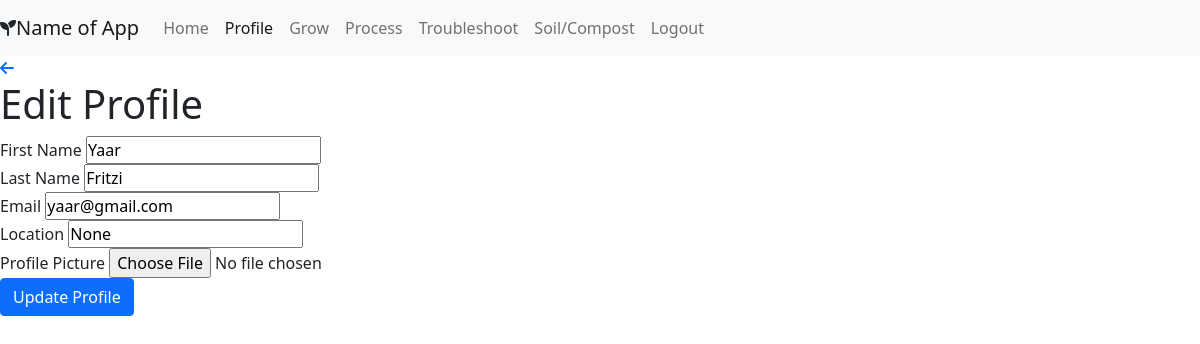
Page /profile/2/edit (signed in) on the earlier database version.
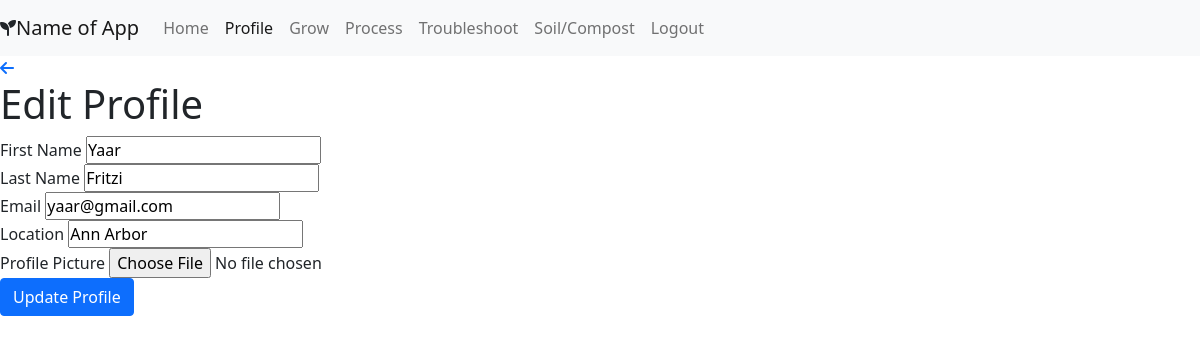
Same page on the later database version.
### portfolio/models.py (models this page shows, shortened)
class User(models.Model):
    first_name = models.CharField(max_length=45)
    last_name = models.CharField(max_length=45)
    location = models.TextField(null = True)
    email = models.TextField()
    password = models.TextField()
    profile_pic = models.ImageField(null=True, blank=True)
    created_at = models.DateTimeField(auto_now_add=True)
    updated_at = models.DateTimeField(auto_now=True)
    objects = UserManager()

### portfolio/views.py (the view)
# urls.py: path('profile/<int:user_id>/edit', views.edit_profile),
def edit_profile(request, user_id):
    if 'user_id' not in request.session:
        return redirect('/')
    context={
        'current_user' : User.objects.get(id = user_id),
    }
    return render(request, "edit_profile.html", context)

### portfolio/templates/edit_profile.html (shortened to what this page needs)
<!DOCTYPE html>
<html lang="en">
<head>
    <link href="https://cdn.jsdelivr.net/npm/bootstrap@5.0.0-beta3/dist/css/bootstrap.min.css" rel="stylesheet"
>
    <link rel="stylesheet" href="https://cdn.jsdelivr.net/npm/bootstrap-icons@1.4.1/font/bootstrap-icons.css">
    {% load static %}
    <link rel="stylesheet" href="{% static 'css/styles.css' %}">
</head>
<body>
    <div>
        <nav class="navbar navbar-expand-lg navbar-light bg-light sticky-top">
            <i class="fas fa-seedling"></i><a class="navbar-brand" href="/home"> Name of App</a>
            <div class="collapse navbar-collapse" id="navbarNavAltMarkup">
                <div class="navbar-nav">
                    <a class="nav-item nav-link" href="/home">Home</a>
                    <a class="nav-item nav-link active" href="/profile/{{current_user.id}}">Profile</a>
                    <a class="nav-item nav-link" href="/grow">Grow</a>
                    <a class="nav-item nav-link" href="/process">Process</a>
                    <a class="nav-item nav-link" href="#">Troubleshoot</a>
                    <a class="nav-item nav-link" href="/soil">Soil/Compost</a>
                    <a class="nav-item nav-link" href="/logout">Logout</a>
                </div>
            </div>
        </nav>
    </div>
    <a href="/profile/{{current_user.id}}"><i class="fas fa-arrow-left"></i></a>
    <h1>Edit Profile</h1>
    <form action="/profile/{{current_user.id}}/update" method="POST">
        <div class="form-group row">
            <label margin-top: 1%;>First Name <input type=text name='first_name' value="{{current_user.first_name}}"></label>
        </div>
        <div class="form-group row">
            <label>Last Name <input type=text name='last_name' value="{{current_user.last_name}}"></label>
        </div>
        <div class="form-group row">
            <label>Email <input type=text name='email' value="{{current_user.email}}"></label>
        </div>
        <div class="form-group row">
            <label>Location <input type=text name='location' value="{{current_user.location}}"></label>
        </div>
        <div class="form-group row">
            <label for="img">Profile Picture <input type="file" name='profile_pic' value="{{current_user.profile_pic}}"></label>
        </div>
        <button class="btn btn-primary btn-md" type="submit"
            value="Update Profile">Update Profile</button>
    </form>
</body>
</html>

Differences in the rows shown:
changed User "Yaar": location "None" → "Ann Arbor"
